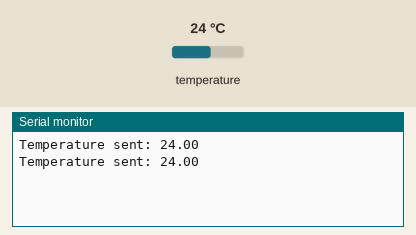
Simulated run of this sketch. Board: ESP32. Shown: the last lines printed to the serial monitor. Inputs (shaded band) come from the test bench; at power-on: temperature 24 °C.

Above: at 4.3 s.
4.4 s: temperature set to 12 °C
At 6.9 s:
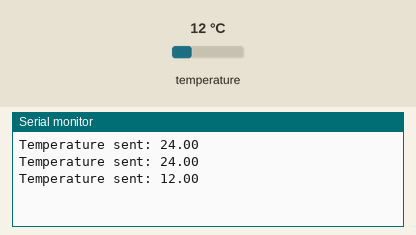
8.1 s: temperature set to 19 °C
At 10.2 s:
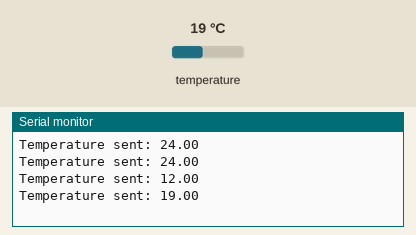
Timing chart, 0 to 11.7 s (numbered marks = the images above; inputs shaded):
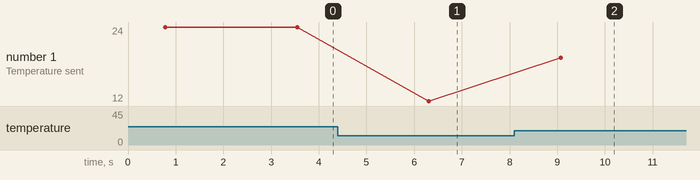

Measured:
- after the input at 4.4 s, the serial monitor: prints a new line after 1.9 s (image 1)
- after the input at 8.1 s, the serial monitor: prints a new line after 0.97 s (image 2)
- plotted number 1: 24 → 12 after the input at 4.4 s, 12 → 19 after the input at 8.1 s

The sketch:

sender.ino
```cpp
#include <esp_now.h>
#include <WiFi.h>
#include <OneWire.h>
#include <DallasTemperature.h>

// Data wire is connected to GPIO4
#define ONE_WIRE_BUS 4

// Setup a oneWire instance to communicate with any OneWire devices
OneWire oneWire(ONE_WIRE_BUS);

// Pass our oneWire reference to Dallas Temperature sensor
DallasTemperature sensors(&oneWire);

// Peer MAC Address - replace this with the MAC address of the receiver ESP32
uint8_t peerAddress[] = {0x08, 0xB6, 0x1F, 0x3B, 0x85, 0xFC}; // Correct MAC address format

typedef struct struct_message {
  float temperature;
} struct_message;

struct_message myData;

void setup() {
  // Initialize Serial Monitor
  Serial.begin(115200);

  // Initialize the DS18B20 sensor
  sensors.begin();

  // Set device as a Wi-Fi Station
  WiFi.mode(WIFI_STA);

  // Initialize ESP-NOW
  if (esp_now_init() != ESP_OK) {
    Serial.println("Error initializing ESP-NOW");
    return;
  }

  // Register peer
  esp_now_peer_info_t peerInfo;
  memset(&peerInfo, 0, sizeof(peerInfo)); // Clear peerInfo structure
  memcpy(peerInfo.peer_addr, peerAddress, 6);
  peerInfo.channel = 0;
  peerInfo.encrypt = false;

  // Add peer
  if (esp_now_add_peer(&peerInfo) != ESP_OK) {
    Serial.println("Failed to add peer");
    return;
  }
}

void loop() {
  // Request temperature from DS18B20 sensor
  sensors.requestTemperatures();
  float temperature = sensors.getTempCByIndex(0);

  // Check if any reads failed
  if (temperature == DEVICE_DISCONNECTED_C) {
    Serial.println("Failed to read from DS18B20 sensor!");
    return;
  }

  // Prepare data to send
  myData.temperature = temperature;

  // Send message via ESP-NOW
  esp_err_t result = esp_now_send(peerAddress, (uint8_t *) &myData, sizeof(myData));

  if (result == ESP_OK) {
    Serial.print("Temperature sent: ");
    Serial.println(temperature);
  } else {
    Serial.println("Error sending the data");
  }

  delay(2000); // Send data every 2 seconds
}
```
